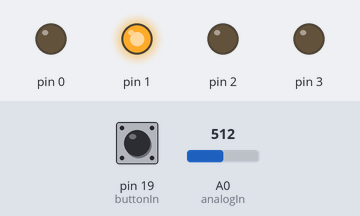
Simulated run of this sketch. Board: Arduino Uno, built with avr-gcc and run on an emulated ATmega328P. Parts: output pins drawn as LEDs (lit = HIGH). Dashed ring = blinking. The test bench sets the inputs (shaded band); at power-on: A0 (analogIn) = 512, pin 19 (buttonIn) HIGH.

Above: at 1.3 s.
1.4 s: A0 (analogIn) set to 122
At 2.23 s:
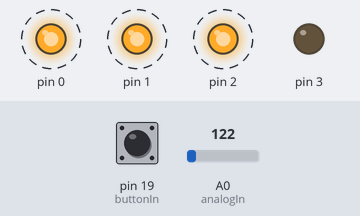
4.5 s: pin 19 (buttonIn) pulled LOW for 3.2 s
9.2 s: A0 (analogIn) set to 5
At 10.5 s:
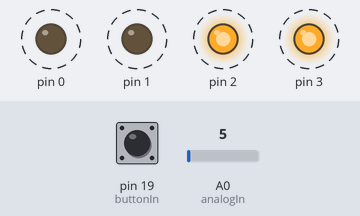
12.3 s: A0 (analogIn) set to 0
15.4 s: A0 (analogIn) set to 306
At 16.87 s:
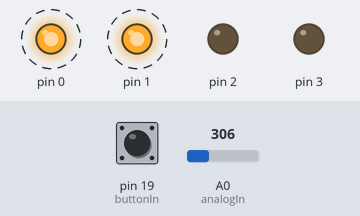
Timing chart, 0 to 19.5 s (numbered marks = the images above; inputs shaded):
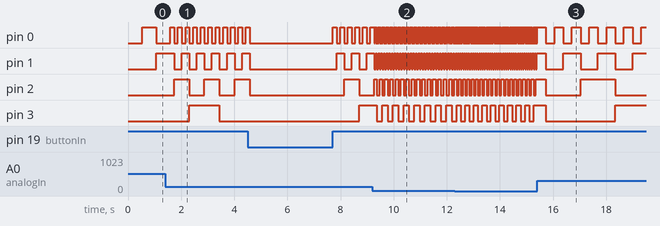

The sketch:

5.ino
```cpp
#define analogIn A0
#define buttonIn 19
byte count = 0;

void setup() {
  pinMode(analogIn, INPUT);
  pinMode(buttonIn, INPUT);
  digitalWrite(buttonIn, HIGH); //Enable internal pull-up
  DDRD = B00001111; //Set four rightmost bits on port direction register D, this corresponds to pins 0-3 being outputs
}

void loop() {
  if(!digitalRead(buttonIn) || count > 15) {
    count = 0;
  }
  displayCount();
  count++;
  delay(analogRead(analogIn) + 20);
}

void displayCount() {
  PORTD = count; //Write binary count to port state register D, the value cycles from 0b00000000 to 0b00001111
}
```

Measured:
- after the input at 1.4 s, pin 0: alternates HIGH for 0.14 s and LOW for 0.14 s, starting after 0.34 s; pin 3: LOW → HIGH after 0.91 s instead of 2.9 s
- after the input at 9.2 s, pin 0: alternates HIGH for 0.03 s and LOW for 0.03 s, starting after 0.10 s; pin 1: alternates HIGH for 0.05 s and LOW for 0.05 s, starting after 0.12 s; pin 2: alternates HIGH for 0.10 s and LOW for 0.10 s, starting after 0.17 s
- after the input at 15.4 s, pin 0: alternates HIGH for 0.33 s and LOW for 0.33 s, starting after 0.33 s; pin 1: alternates HIGH for 0.65 s and LOW for 0.65 s, starting after 0.33 s
- by itself, pin 1: repeats every 0.57 s: HIGH 0.28 s, LOW 0.28 s
